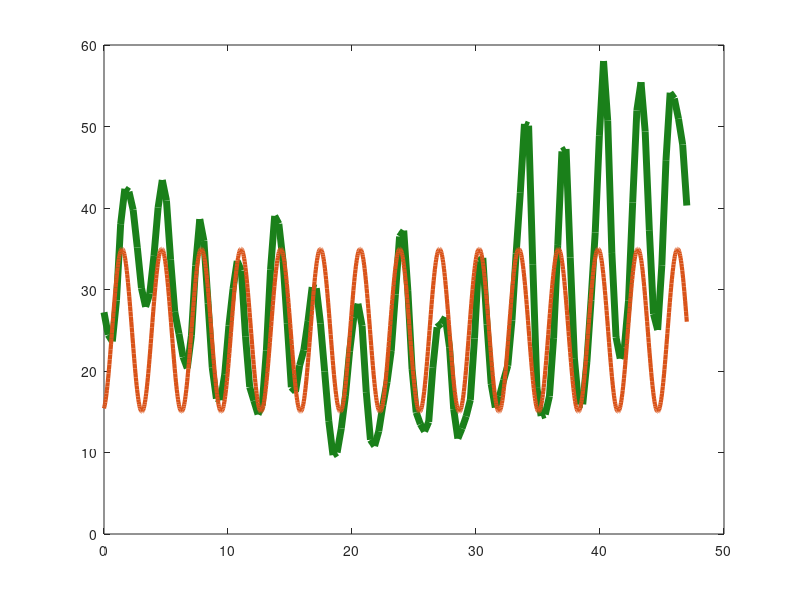

MATLAB code for this plot: (Note: this script raises an error after producing the figure.)
clear all; close all; clc
%%% Here we calculate the Fourier Spectrum of oscillations
A = load('MdmxsiRNA_data.mat');
Before = zeros(170,96);
During = zeros(170,96);
After = zeros(170,96);
All = zeros(170,96);
cg = 0;
Cel = zeros(170*2+1,96);
CH = zeros(96,1);
x = linspace(-170,170,341);
for i = 76:76
%for i = 1:101
    i;
    F1m = A.data(1,i).mitosis{1};
    F1 = A.data(:,i).YFP;
    if (F1(end)>0)
        M = min(F1m);
        if (M == 0)
            M = 1;
        end
        
        cg = cg+1;
        g = find(F1(F1m(1)+1:F1m(1)+15) == max(F1(F1m(1)+1:F1m(1)+15)))+F1m(1)+1;
        All(:,cg) = F1;
        si = 171-M+1; sf = 170*2-M+1;
        Before(end-M+1:end,cg) = F1(1:M);
        L = find(F1 < mean(F1)); LL = L(min(find(L > g)));
        During(1:LL-M,cg) = F1(M:LL-1);
        After(1:170-LL,cg) = F1(LL+1:end);
        Cel(si:sf,cg) = F1';
        CH(cg,1) = max(During(:,cg));
        figure
        l = linspace(0,length(After(1:170-LL))/3,length(After(1:170-LL)));
        l2 = linspace(0,length(After(1:170-LL))/3,10*length(After(1:170-LL)));
        plot(l,After(1:170-LL,cg),'color',[0.1 0.5 0.1],'LineWidth',5); hold on
       % plot(l2,20 + 0.03*(l2-20).^2 + 10*sin(2*pi*0.3125*l2+5.0),'-','LineWidth',3)
        plot(l2,25 + 10*sin(2*pi*0.3125*l2+5.0),'-','LineWidth',3)
        goodplot

    end
    
end
goodplot;

figure
imagesc(All)
